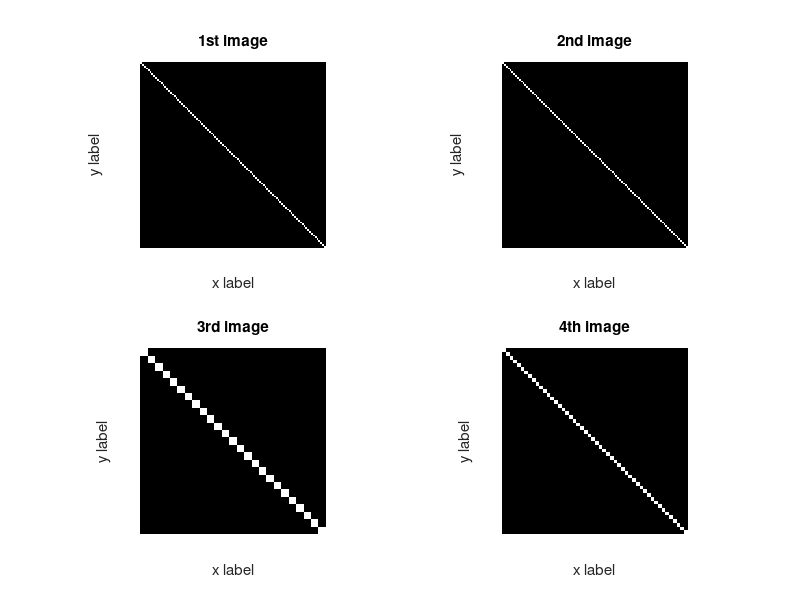

MATLAB code for this plot:
D = eye(100,100);
C1 = logical(D);
for i=1:1:100
    for j=1:1:100
        k=101-i;
        l=101-j;
        C2(i,j) = C1(k,l);
    end
end
for i=1:1:25
    for j=1:1:25
        k=i+4;
        l=j+4;
        C3(i,j)=C1(k,l);
    end
end
for i=1:1:50
    for j=1:1:50
        k=i+5;
        l=j+5;
        C4(i,j)=C1(k,l);
    end
end
subplot(2,2,1);
title('1st image');
ylabel('y label')
xlabel('x label')
xlim([0 100])
ylim([0 100])
hold on
imshow(C1)

subplot(2,2,2);
title('2nd image');
ylabel('y label')
xlabel('x label')
xlim([0 100])
ylim([0 100])
hold on
imshow(C2)

subplot(2,2,3);
title('3rd image');
ylabel('y label')
xlabel('x label')
xlim([0 100])
ylim([0 100])
hold on
imshow(C3)

subplot(2,2,4);
title('4th image');
ylabel('y label')
xlabel('x label')
xlim([0 100])
ylim([0 100])
hold on
imshow(C4)